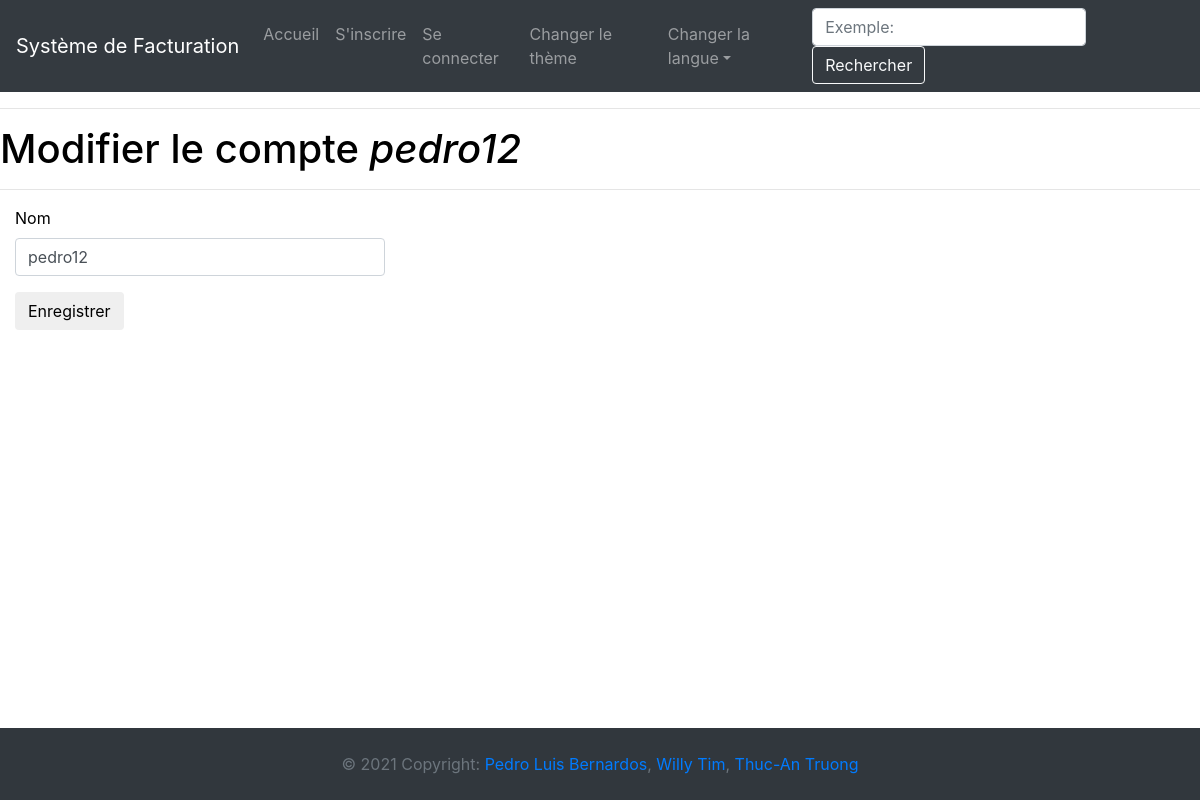
The app's page /update_compte/1, older data.
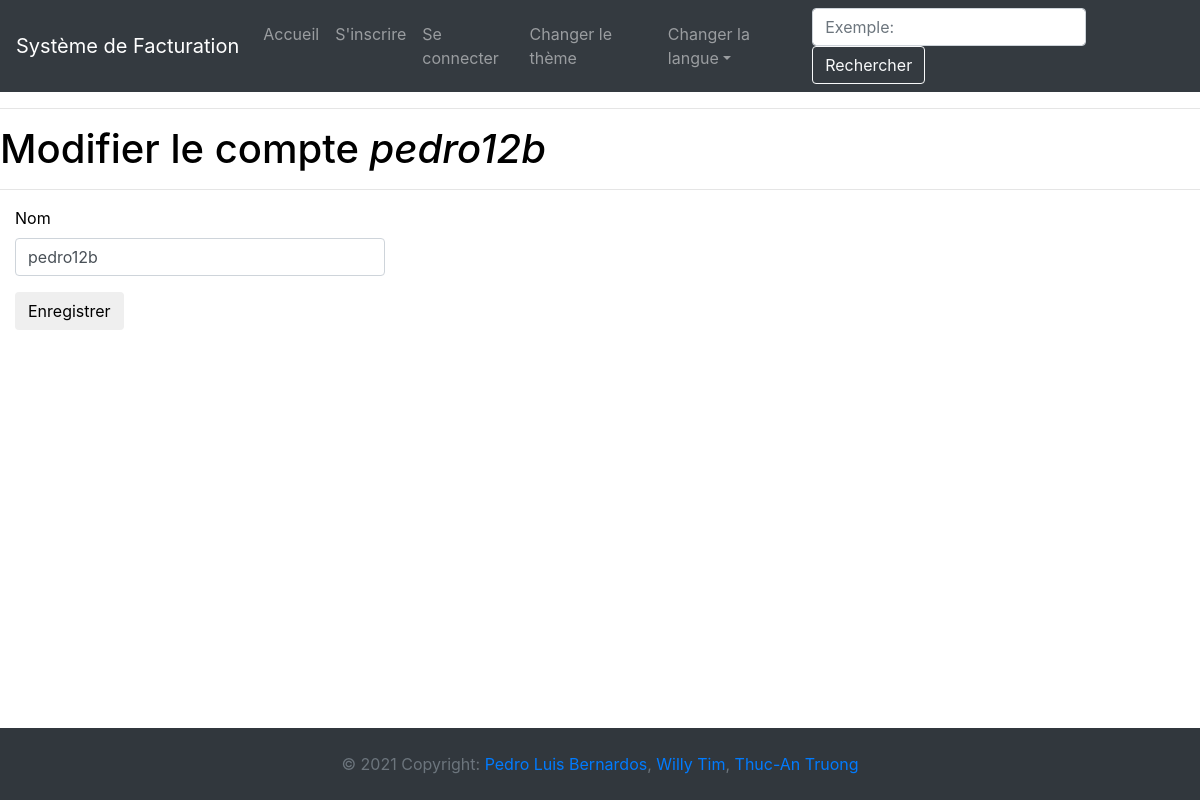
The same page, newer data.
### app/models.py (models this page shows, shortened)
class Compte(db.Model):
    __tablename__ = "compte"
    id = db.Column(db.Integer, primary_key=True)
    name = db.Column(db.String(50), unique=False, nullable=False)
    user_id = db.Column(db.Integer, db.ForeignKey('user.id'))
    profilEntreprise_id = db.Column(db.Integer, db.ForeignKey('profilEntreprise.id'))
    facture = db.relationship('Facture', back_populates="compte")
    user = relationship("User", back_populates="compte")
    profilEntreprise = relationship("CompanyProfil", back_populates="compte")

### app/entrees/routes.py (the view)
@bp.route('/update_compte/<compte_id>', methods=['GET', 'POST'])
def update_compte(compte_id):
    try:
        compte_to_update = Compte.query.get_or_404(compte_id)
        form = CompteForm()
        if form.validate_on_submit():
            compte = Compte.query.filter_by(name=form.name.data).first()
            if compte and compte is not compte_to_update:
                flash(_('Ce compte existe déjà.'))
            else:
                compte_to_update.name = form.name.data
                db.session.commit()
                flash(_('Les modifications ont été sauvegardées.'))
                return redirect(url_for('entrees.comptes'))
        elif request.method == 'GET':
            form.name.data = compte_to_update.name
        return render_template('entrees/update_compte.html', title=_('Modification du compte'), form=form, compte=compte_to_update)
    except Exception:
        error_string = _('Il y a eu une erreur avec la modification du compte.')
        return render_template('errors/error.html', title=_('Erreur'), error=error_string)

### app/entrees/forms.py
class CompteForm(FlaskForm):
    name = StringField(_l('Nom'), validators=[DataRequired(message=_l("Veuillez entrer un nom")), Length(min=1, max=50, message=_l('Veuillez écrire entre 1 et 50 caractères'))])
    submit = SubmitField(_l('Enregistrer'))

### app/__init__.py (called while the page is built)
@app.context_processor
def inject_conf_var():
    return dict(AVAILABLE_LANGUAGES=app.config['LANGUAGES'], CURRENT_LANGUAGE=session.get('language',request.accept_languages.best_match(app.config['LANGUAGES'].keys())))

### app/routes.py (called while the page is built)
@app.before_request
def before_request():
    if current_user.is_authenticated:
        current_user.last_seen = datetime.utcnow()
        db.session.commit()

### app/templates/entrees/update_compte.html
{% extends "base.html" %}
{% import 'bootstrap/wtf.html' as wtf %}
{% block app_content %}
    <h1>{{ _('Modifier le compte') }} <em>{{ compte.name }}</em></h1>
    <hr>
    <div class="form-group">
        <div class="col-md-4">
            {{ wtf.quick_form(form) }}
        </div>
    </div>
{% endblock %}

Row changes from the older to the newer data that the page shows:
changed Compte: name "pedro12" → "pedro12b"
